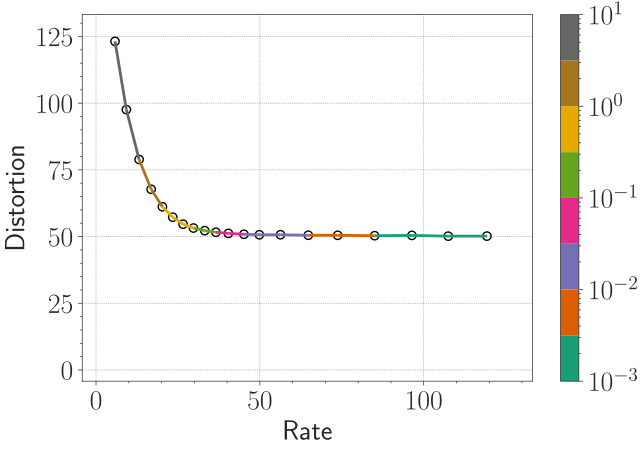

This chart was generated by the following Python code:
from experiments.plots import init_plotting
import matplotlib.pyplot as plt
import numpy as np
from experiments.init_wandb import init_api
from matplotlib.collections import LineCollection
import matplotlib.colors as colors

ENTITY = "bae-group"
EXPERIMENT_NAME = "hv-b_mnist_mlp_train"


def get_summary(config_lst, summary_lst, lr=1e-3, schedule="constant"):
    beta_to_rate = {}
    beta_to_dist = {}
    beta_to_elbo = {}

    for i, c in enumerate(config_lst):
        if c["lr"] == lr and c["schedule"] == schedule:
            beta_to_rate[c["beta"]] = summary_lst[i]["train_eval/rate"]
            beta_to_dist[c["beta"]] = summary_lst[i]["train_eval/distortion"]
            beta_to_elbo[c["beta"]] = summary_lst[i]["train_eval/loss"]
    sorted_beta_to_rate = dict(sorted(beta_to_rate.items(), key=lambda item: item[0]))
    sorted_beta_to_dist = dict(sorted(beta_to_dist.items(), key=lambda item: item[0]))
    sorted_beta_to_elbo = dict(sorted(beta_to_elbo.items(), key=lambda item: item[0]))
    return sorted_beta_to_rate, sorted_beta_to_dist, sorted_beta_to_elbo


def main():
    init_plotting()

    api = init_api()
    runs = api.runs(ENTITY + "/" + EXPERIMENT_NAME)

    summary_list, config_list, name_list = [], [], []
    for run in runs:
        if run.state == "finished":
            summary_list.append(run.summary._json_dict)
            config_list.append(
                {k: v for k, v in run.config.items()
                 if not k.startswith("_")})
            name_list.append(run.name)

    rate_dict, dist_dict, elbo_dict = get_summary(config_list,
                                                  summary_list,
                                                  schedule="cyclic")

    keys = rate_dict.keys()
    values = zip(rate_dict.values(), dist_dict.values())
    combined_dict = dict(zip(keys, values))

    rate = np.array([c[0] for c in combined_dict.values()])
    dist = np.array([c[1] for c in combined_dict.values()])

    points = np.array([rate, dist]).T.reshape(-1, 1, 2)
    segments = np.concatenate([points[:-1], points[1:]], axis=1)

    fig, ax = plt.subplots()
    keys = np.array(list(keys))
    norm = colors.LogNorm(keys.min(), keys.max())
    lc = LineCollection(segments, cmap="Dark2", norm=norm)
    lc.set_array(keys)
    lc.set_linewidth(2)
    line = ax.add_collection(lc)
    fig.colorbar(line, ax=ax)

    plt.scatter(rate, dist, facecolors="none", edgecolors="k")

    min_val = min(np.min(rate), np.min(dist)) - 10
    max_val = max(np.max(rate), np.max(dist)) + 10
    plt.xlim(min_val, max_val)
    plt.ylim(min_val, max_val)

    plt.xlabel("Rate")
    plt.ylabel("Distortion")
    plt.tight_layout()
    plt.savefig("rd_curve.pdf")
    plt.clf()

    keys = rate_dict.keys()
    values = zip(rate_dict.values(), elbo_dict.values())
    combined_dict = dict(zip(keys, values))

    rate = np.array([c[0] for c in combined_dict.values()])
    elbo = np.array([c[1] for c in combined_dict.values()])

    points = np.array([rate, elbo]).T.reshape(-1, 1, 2)
    segments = np.concatenate([points[:-1], points[1:]], axis=1)

    fig, ax = plt.subplots()
    keys = np.array(list(keys))
    norm = colors.LogNorm(keys.min(), keys.max())
    lc = LineCollection(segments, cmap="Dark2", norm=norm)
    lc.set_array(keys)
    lc.set_linewidth(2)
    line = ax.add_collection(lc)
    fig.colorbar(line, ax=ax)
    plt.scatter(rate, elbo, facecolors="none", edgecolors="k")

    plt.xlabel("Rate (nats)")
    plt.ylabel("-ELBO (nats)")
    plt.tight_layout()
    plt.savefig("rate_elbo_curve.pdf")


if __name__ == "__main__":
    main()
